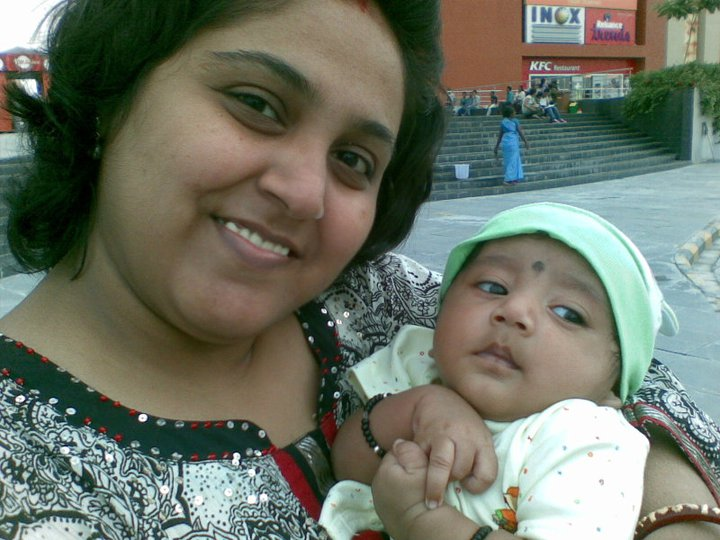
#> input picture Finding-the-most-populated-region-in-a-image/1.jpg, 720 x 540 px
$ jupyter execute --allow-errors 'Tutorial v2.ipynb'   (shell and % lines are left out)
#> lines starting #> are read from the running program, lines starting #| are printed output that depends on the picture
[cell 1]
import cv2
from darkflow.net.build import TFNet
import matplotlib.pyplot as plt

[cell 2]
options = {
    'model' : 'cfg/yolo.cfg',
    'load' : 'bin/yolov2.weights',
    'threshold' : 0.3,
    #'gpu' : 1.0
}
#> (the rest of this cell did not finish here and is left out)

[cell 3]
img = cv2.imread('1.jpg')
#> img is the input picture: shape (540, 720, 3); mean B, G, R 102.7, 116.2, 109.8
#> (the rest of this cell did not finish here and is left out)

#> (a cell that did not finish here is left out)

[cell 5]
from collections import defaultdict
center = defaultdict()
def centi(a1,b1,a2,b2):
    l = b2-b1
    r = a2-a1
    return l//2,r//2
#center

#> (the rest of this cell did not finish here and is left out)

[cell 6]
print(list(center))
a = (list(center.values()))
a

[cell 7]
import numpy as np
import hdbscan
rads = np.radians(a)
#> (the rest of this cell did not finish here and is left out)

[cell 8]
a = (list(center.values()))
a
for x,y in center.values():
    print(x,y)

[cell 9]
from sklearn.datasets import make_blobs
import pandas as pd
blobs, labels = make_blobs(n_samples=4, n_features=1)
#> (the rest of this cell did not finish here and is left out)

[cell 10]
import numpy
h = numpy.array(center.values())
h

[cell 11]
import numpy as np
import matplotlib.pyplot as plt
from scipy.cluster.vq import kmeans2, whiten

coordinates= np.array([
           [17,11],
           [36,18],
           [269,265],[167,187] ])
x, y = kmeans2(whiten(coordinates), 2, iter = 4)
plt.scatter(coordinates[:,0], coordinates[:,1], c=y);
plt.show()
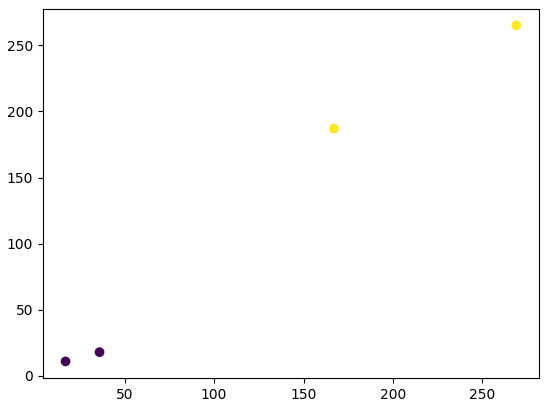
#> figure drawn by matplotlib, 1 panel
print(y)
